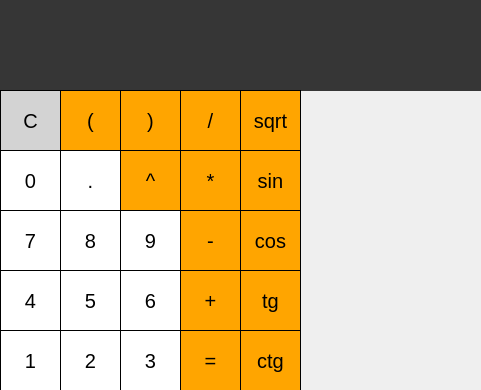
<?xml version="1.0" encoding="UTF-8"?>
<ui version="4.0">
 <class>MainWindow</class>
 <widget class="QMainWindow" name="MainWindow">
  <property name="geometry">
   <rect>
    <x>0</x>
    <y>0</y>
    <width>481</width>
    <height>390</height>
   </rect>
  </property>
  <property name="windowTitle">
   <string>MainWindow</string>
  </property>
  <widget class="QWidget" name="centralwidget">
   <property name="enabled">
    <bool>true</bool>
   </property>
   <property name="styleSheet">
    <string notr="true">QLabel {
background-color: rgb(54,54,54);
color: white;
font-size:20px;
padding-right: 5px;
}

QPushButton {
border: 1px solid black;
}



</string>
   </property>
   <widget class="QLabel" name="label">
    <property name="geometry">
     <rect>
      <x>0</x>
      <y>0</y>
      <width>481</width>
      <height>91</height>
     </rect>
    </property>
    <property name="maximumSize">
     <size>
      <width>481</width>
      <height>91</height>
     </size>
    </property>
    <property name="autoFillBackground">
     <bool>false</bool>
    </property>
    <property name="text">
     <string/>
    </property>
    <property name="scaledContents">
     <bool>false</bool>
    </property>
    <property name="alignment">
     <set>Qt::AlignRight|Qt::AlignTrailing|Qt::AlignVCenter</set>
    </property>
    <property name="wordWrap">
     <bool>true</bool>
    </property>
   </widget>
   <widget class="QPushButton" name="pushButton_7">
    <property name="geometry">
     <rect>
      <x>0</x>
      <y>210</y>
      <width>61</width>
      <height>61</height>
     </rect>
    </property>
    <property name="styleSheet">
     <string notr="true">QPushButton {
background-color: white;
color: black;
font-size: 20px;
}

QPushButton:pressed {
background-color: grey;
}
</string>
    </property>
    <property name="text">
     <string>7</string>
    </property>
   </widget>
   <widget class="QPushButton" name="pushButton_8">
    <property name="geometry">
     <rect>
      <x>60</x>
      <y>210</y>
      <width>61</width>
      <height>61</height>
     </rect>
    </property>
    <property name="styleSheet">
     <string notr="true">QPushButton {
background-color: white;
color: black;
font-size: 20px;
}

QPushButton:pressed {
background-color: grey;
}
</string>
    </property>
    <property name="text">
     <string>8</string>
    </property>
   </widget>
   <widget class="QPushButton" name="pushButton_9">
    <property name="geometry">
     <rect>
      <x>120</x>
      <y>210</y>
      <width>61</width>
      <height>61</height>
     </rect>
    </property>
    <property name="styleSheet">
     <string notr="true">QPushButton {
background-color: white;
color: black;
font-size: 20px;
}

QPushButton:pressed {
background-color: grey;
}
</string>
    </property>
    <property name="text">
     <string>9</string>
    </property>
   </widget>
   <widget class="QPushButton" name="pushButton_multiplication">
    <property name="geometry">
     <rect>
      <x>180</x>
      <y>150</y>
      <width>61</width>
      <height>61</height>
     </rect>
    </property>
    <property name="styleSheet">
     <string notr="true">QPushButton {
background-color: orange;
color: black;
font-size: 20px;
}

QPushButton:pressed {
	background-color:grey;
}
</string>
    </property>
    <property name="text">
     <string>*</string>
    </property>
   </widget>
   <widget class="QPushButton" name="pushButton_5">
    <property name="geometry">
     <rect>
      <x>60</x>
      <y>270</y>
      <width>61</width>
      <height>61</height>
     </rect>
    </property>
    <property name="styleSheet">
     <string notr="true">QPushButton {
background-color: white;
color: black;
font-size: 20px;
}

QPushButton:pressed {
background-color: grey;
}
</string>
    </property>
    <property name="text">
     <string>5</string>
    </property>
   </widget>
   <widget class="QPushButton" name="pushButton_6">
    <property name="geometry">
     <rect>
      <x>120</x>
      <y>270</y>
      <width>61</width>
      <height>61</height>
     </rect>
    </property>
    <property name="styleSheet">
     <string notr="true">QPushButton {
background-color: white;
color: black;
font-size: 20px;
}

QPushButton:pressed {
background-color: grey;
}
</string>
    </property>
    <property name="text">
     <string>6</string>
    </property>
   </widget>
   <widget class="QPushButton" name="pushButton_4">
    <property name="geometry">
     <rect>
      <x>0</x>
      <y>270</y>
      <width>61</width>
      <height>61</height>
     </rect>
    </property>
    <property name="styleSheet">
     <string notr="true">QPushButton {
background-color: white;
color: black;
font-size: 20px;
}

QPushButton:pressed {
background-color: grey;
}
</string>
    </property>
    <property name="text">
     <string>4</string>
    </property>
   </widget>
   <widget class="QPushButton" name="pushButton_minus">
    <property name="geometry">
     <rect>
      <x>180</x>
      <y>210</y>
      <width>61</width>
      <height>61</height>
     </rect>
    </property>
    <property name="styleSheet">
     <string notr="true">QPushButton {
background-color: orange;
color: black;
font-size: 20px;
}

QPushButton:pressed {
	background-color:grey;
}
</string>
    </property>
    <property name="text">
     <string>-</string>
    </property>
   </widget>
   <widget class="QPushButton" name="pushButton_2">
    <property name="geometry">
     <rect>
      <x>60</x>
      <y>330</y>
      <width>61</width>
      <height>61</height>
     </rect>
    </property>
    <property name="styleSheet">
     <string notr="true">QPushButton {
background-color: white;
color: black;
font-size: 20px;
}

QPushButton:pressed {
background-color: grey;
}
</string>
    </property>
    <property name="text">
     <string>2</string>
    </property>
   </widget>
   <widget class="QPushButton" name="pushButton_3">
    <property name="geometry">
     <rect>
      <x>120</x>
      <y>330</y>
      <width>61</width>
      <height>61</height>
     </rect>
    </property>
    <property name="styleSheet">
     <string notr="true">QPushButton {
background-color: white;
color: black;
font-size: 20px;
}

QPushButton:pressed {
background-color: grey;
}
</string>
    </property>
    <property name="text">
     <string>3</string>
    </property>
   </widget>
   <widget class="QPushButton" name="pushButton_1">
    <property name="geometry">
     <rect>
      <x>0</x>
      <y>330</y>
      <width>61</width>
      <height>61</height>
     </rect>
    </property>
    <property name="styleSheet">
     <string notr="true">QPushButton {
background-color: white;
color: black;
font-size: 20px;
}

QPushButton:pressed {
background-color: grey;
}
</string>
    </property>
    <property name="text">
     <string>1</string>
    </property>
   </widget>
   <widget class="QPushButton" name="pushButton_plus">
    <property name="geometry">
     <rect>
      <x>180</x>
      <y>270</y>
      <width>61</width>
      <height>61</height>
     </rect>
    </property>
    <property name="styleSheet">
     <string notr="true">QPushButton {
background-color: orange;
color: black;
font-size: 20px;
}

QPushButton:pressed {
	background-color:grey;
}
</string>
    </property>
    <property name="text">
     <string>+</string>
    </property>
   </widget>
   <widget class="QPushButton" name="pushButton_root">
    <property name="geometry">
     <rect>
      <x>240</x>
      <y>90</y>
      <width>61</width>
      <height>61</height>
     </rect>
    </property>
    <property name="styleSheet">
     <string notr="true">QPushButton {
background-color: orange;
color: black;
font-size: 20px;
}

QPushButton:pressed {
	background-color:grey;
}
</string>
    </property>
    <property name="text">
     <string>sqrt</string>
    </property>
   </widget>
   <widget class="QPushButton" name="pushButton_equal">
    <property name="geometry">
     <rect>
      <x>180</x>
      <y>330</y>
      <width>61</width>
      <height>61</height>
     </rect>
    </property>
    <property name="styleSheet">
     <string notr="true">QPushButton {
background-color: orange;
color: black;
font-size: 20px;
}

QPushButton:pressed {
	background-color:grey;
}
</string>
    </property>
    <property name="text">
     <string>=</string>
    </property>
   </widget>
   <widget class="QPushButton" name="pushButton_parenthesisOpen">
    <property name="geometry">
     <rect>
      <x>60</x>
      <y>90</y>
      <width>61</width>
      <height>61</height>
     </rect>
    </property>
    <property name="styleSheet">
     <string notr="true">QPushButton {
background-color: orange;
color: black;
font-size: 20px;
}

QPushButton:pressed {
	background-color:grey;
}
</string>
    </property>
    <property name="text">
     <string>(</string>
    </property>
   </widget>
   <widget class="QPushButton" name="pushButton_parenthesisClose">
    <property name="geometry">
     <rect>
      <x>120</x>
      <y>90</y>
      <width>61</width>
      <height>61</height>
     </rect>
    </property>
    <property name="styleSheet">
     <string notr="true">QPushButton {
background-color: orange;
color: black;
font-size: 20px;
}

QPushButton:pressed {
	background-color:grey;
}
</string>
    </property>
    <property name="text">
     <string>)</string>
    </property>
   </widget>
   <widget class="QPushButton" name="pushButton_clear">
    <property name="geometry">
     <rect>
      <x>0</x>
      <y>90</y>
      <width>61</width>
      <height>61</height>
     </rect>
    </property>
    <property name="styleSheet">
     <string notr="true">QPushButton {
background-color: lightgray;
color: black;
font-size: 20px;
}

QPushButton:pressed {
	background-color:grey;
}

</string>
    </property>
    <property name="text">
     <string>C</string>
    </property>
   </widget>
   <widget class="QPushButton" name="pushButton_division">
    <property name="geometry">
     <rect>
      <x>180</x>
      <y>90</y>
      <width>61</width>
      <height>61</height>
     </rect>
    </property>
    <property name="styleSheet">
     <string notr="true">QPushButton {
background-color: orange;
color: black;
font-size: 20px;
}

QPushButton:pressed {
	background-color:grey;
}
</string>
    </property>
    <property name="text">
     <string>/</string>
    </property>
   </widget>
   <widget class="QPushButton" name="pushButton_sin">
    <property name="geometry">
     <rect>
      <x>240</x>
      <y>150</y>
      <width>61</width>
      <height>61</height>
     </rect>
    </property>
    <property name="styleSheet">
     <string notr="true">QPushButton {
background-color: orange;
color: black;
font-size: 20px;
}

QPushButton:pressed {
	background-color:grey;
}
</string>
    </property>
    <property name="text">
     <string>sin</string>
    </property>
   </widget>
   <widget class="QPushButton" name="pushButton_cos">
    <property name="geometry">
     <rect>
      <x>240</x>
      <y>210</y>
      <width>61</width>
      <height>61</height>
     </rect>
    </property>
    <property name="styleSheet">
     <string notr="true">QPushButton {
background-color: orange;
color: black;
font-size: 20px;
}

QPushButton:pressed {
	background-color:grey;
}
</string>
    </property>
    <property name="text">
     <string>cos</string>
    </property>
   </widget>
   <widget class="QPushButton" name="pushButton_ctg">
    <property name="geometry">
     <rect>
      <x>240</x>
      <y>330</y>
      <width>61</width>
      <height>61</height>
     </rect>
    </property>
    <property name="styleSheet">
     <string notr="true">QPushButton {
background-color: orange;
color: black;
font-size: 20px;
}

QPushButton:pressed {
	background-color:grey;
}
</string>
    </property>
    <property name="text">
     <string>ctg</string>
    </property>
   </widget>
   <widget class="QPushButton" name="pushButton_tg">
    <property name="geometry">
     <rect>
      <x>240</x>
      <y>270</y>
      <width>61</width>
      <height>61</height>
     </rect>
    </property>
    <property name="styleSheet">
     <string notr="true">QPushButton {
background-color: orange;
color: black;
font-size: 20px;
}

QPushButton:pressed {
	background-color:grey;
}
</string>
    </property>
    <property name="text">
     <string>tg</string>
    </property>
   </widget>
   <widget class="QPushButton" name="pushButton_0">
    <property name="geometry">
     <rect>
      <x>0</x>
      <y>150</y>
      <width>61</width>
      <height>61</height>
     </rect>
    </property>
    <property name="styleSheet">
     <string notr="true">QPushButton {
background-color: white;
color: black;
font-size: 20px;
}

QPushButton:pressed {
background-color: grey;
}
</string>
    </property>
    <property name="text">
     <string>0</string>
    </property>
   </widget>
   <widget class="QPushButton" name="pushButton_dot">
    <property name="geometry">
     <rect>
      <x>60</x>
      <y>150</y>
      <width>61</width>
      <height>61</height>
     </rect>
    </property>
    <property name="styleSheet">
     <string notr="true">QPushButton {
background-color: white;
color: black;
font-size: 20px;
}

QPushButton:pressed {
background-color: grey;
}
</string>
    </property>
    <property name="text">
     <string>.</string>
    </property>
   </widget>
   <widget class="QPushButton" name="pushButton_pow">
    <property name="geometry">
     <rect>
      <x>120</x>
      <y>150</y>
      <width>61</width>
      <height>61</height>
     </rect>
    </property>
    <property name="font">
     <font>
      <pointsize>-1</pointsize>
     </font>
    </property>
    <property name="autoFillBackground">
     <bool>false</bool>
    </property>
    <property name="styleSheet">
     <string notr="true">QPushButton {
background-color: orange;
color: black;
font-size: 20px;
}

QPushButton:pressed {
background-color: grey;
}</string>
    </property>
    <property name="text">
     <string>^</string>
    </property>
   </widget>
  </widget>
 </widget>
 <resources/>
 <connections/>
</ui>
